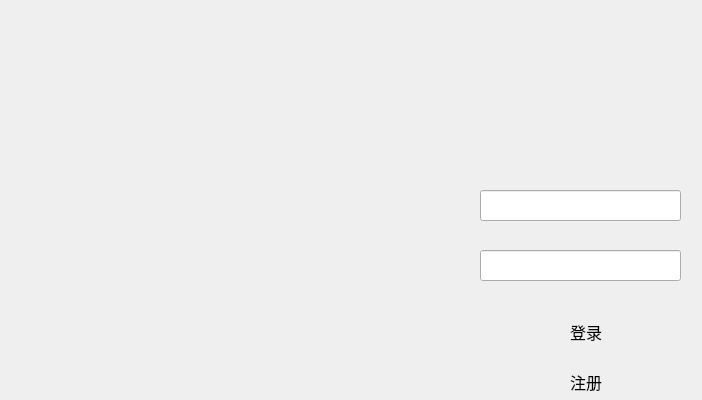
<?xml version="1.0" encoding="UTF-8"?>
<ui version="4.0">
 <class>LoginDialog</class>
 <widget class="QDialog" name="LoginDialog">
  <property name="geometry">
   <rect>
    <x>0</x>
    <y>0</y>
    <width>702</width>
    <height>400</height>
   </rect>
  </property>
  <property name="font">
   <font>
    <family>微软雅黑</family>
    <pointsize>11</pointsize>
   </font>
  </property>
  <property name="windowTitle">
   <string>简聊</string>
  </property>
  <widget class="QPushButton" name="loginPushButton">
   <property name="geometry">
    <rect>
     <x>480</x>
     <y>310</y>
     <width>212</width>
     <height>43</height>
    </rect>
   </property>
   <property name="font">
    <font>
     <family>微软雅黑</family>
     <pointsize>12</pointsize>
     <weight>50</weight>
     <bold>false</bold>
    </font>
   </property>
   <property name="text">
    <string>登录</string>
   </property>
   <property name="flat">
    <bool>true</bool>
   </property>
  </widget>
  <widget class="QLineEdit" name="usrLineEdit">
   <property name="geometry">
    <rect>
     <x>480</x>
     <y>190</y>
     <width>201</width>
     <height>31</height>
    </rect>
   </property>
   <property name="font">
    <font>
     <family>微软雅黑</family>
     <pointsize>12</pointsize>
     <weight>50</weight>
     <bold>false</bold>
    </font>
   </property>
   <property name="text">
    <string/>
   </property>
   <property name="alignment">
    <set>Qt::AlignCenter</set>
   </property>
  </widget>
  <widget class="QLineEdit" name="pwdLineEdit">
   <property name="geometry">
    <rect>
     <x>480</x>
     <y>250</y>
     <width>201</width>
     <height>31</height>
    </rect>
   </property>
   <property name="font">
    <font>
     <family>微软雅黑</family>
     <pointsize>12</pointsize>
     <weight>50</weight>
     <bold>false</bold>
    </font>
   </property>
   <property name="echoMode">
    <enum>QLineEdit::Password</enum>
   </property>
   <property name="alignment">
    <set>Qt::AlignCenter</set>
   </property>
  </widget>
  <widget class="QPushButton" name="registerPushButton">
   <property name="geometry">
    <rect>
     <x>480</x>
     <y>360</y>
     <width>212</width>
     <height>43</height>
    </rect>
   </property>
   <property name="font">
    <font>
     <family>微软雅黑</family>
     <pointsize>12</pointsize>
     <weight>50</weight>
     <bold>false</bold>
    </font>
   </property>
   <property name="text">
    <string>注册</string>
   </property>
   <property name="flat">
    <bool>true</bool>
   </property>
  </widget>
 </widget>
 <resources/>
 <connections/>
</ui>
